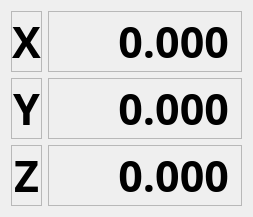
                  <widget class="QWidget" name="tab_8">
                   <attribute name="title">
                    <string>Relative</string>
                   </attribute>
                   <layout class="QVBoxLayout" name="verticalLayout_13">
                    <item>
                     <layout class="QVBoxLayout" name="verticalLayout_22">
                      <item>
                       <layout class="QHBoxLayout" name="horizontalLayout_23">
                        <item>
                         <widget class="QLabel" name="label_3">
                          <property name="font">
                           <font>
                            <family>Noto Sans</family>
                            <pointsize>32</pointsize>
                            <weight>75</weight>
                            <bold>true</bold>
                           </font>
                          </property>
                          <property name="frameShape">
                           <enum>QFrame::StyledPanel</enum>
                          </property>
                          <property name="frameShadow">
                           <enum>QFrame::Sunken</enum>
                          </property>
                          <property name="lineWidth">
                           <number>3</number>
                          </property>
                          <property name="text">
                           <string>X</string>
                          </property>
                          <property name="alignment">
                           <set>Qt::AlignCenter</set>
                          </property>
                         </widget>
                        </item>
                        <item>
                         <widget class="DROLabel" name="drolabel_10">
                          <property name="font">
                           <font>
                            <family>Noto Sans</family>
                            <pointsize>32</pointsize>
                            <weight>75</weight>
                            <bold>true</bold>
                           </font>
                          </property>
                          <property name="frameShape">
                           <enum>QFrame::StyledPanel</enum>
                          </property>
                          <property name="frameShadow">
                           <enum>QFrame::Sunken</enum>
                          </property>
                          <property name="lineWidth">
                           <number>3</number>
                          </property>
                          <property name="midLineWidth">
                           <number>0</number>
                          </property>
                          <property name="text">
                           <string>     0.000</string>
                          </property>
                          <property name="alignment">
                           <set>Qt::AlignRight|Qt::AlignTrailing|Qt::AlignVCenter</set>
                          </property>
                          <property name="referenceType" stdset="0">
                           <number>1</number>
                          </property>
                          <property name="axisNumber" stdset="0">
                           <number>0</number>
                          </property>
                          <property name="inchFormat" stdset="0">
                           <string>%9.4f</string>
                          </property>
                          <property name="millimeterFormat" stdset="0">
                           <string>%10.3f</string>
                          </property>
                          <property name="degreeFormat" stdset="0">
                           <string>%10.2f</string>
                          </property>
                          <property name="latheMode" stdset="0">
                           <number>0</number>
                          </property>
                         </widget>
                        </item>
                       </layout>
                      </item>
                      <item>
                       <layout class="QHBoxLayout" name="horizontalLayout_24">
                        <item>
                         <widget class="QLabel" name="label_5">
                          <property name="font">
                           <font>
                            <family>Noto Sans</family>
                            <pointsize>32</pointsize>
                            <weight>75</weight>
                            <bold>true</bold>
                           </font>
                          </property>
                          <property name="frameShape">
                           <enum>QFrame::StyledPanel</enum>
                          </property>
                          <property name="frameShadow">
                           <enum>QFrame::Sunken</enum>
                          </property>
                          <property name="lineWidth">
                           <number>3</number>
                          </property>
                          <property name="text">
                           <string>Y</string>
                          </property>
                          <property name="alignment">
                           <set>Qt::AlignCenter</set>
                          </property>
                         </widget>
                        </item>
                        <item>
                         <widget class="DROLabel" name="drolabel_15">
                          <property name="font">
                           <font>
                            <family>Noto Sans</family>
                            <pointsize>32</pointsize>
                            <weight>75</weight>
                            <bold>true</bold>
                           </font>
                          </property>
                          <property name="frameShape">
                           <enum>QFrame::StyledPanel</enum>
                          </property>
                          <property name="frameShadow">
                           <enum>QFrame::Sunken</enum>
                          </property>
                          <property name="lineWidth">
                           <number>3</number>
                          </property>
                          <property name="midLineWidth">
                           <number>0</number>
                          </property>
                          <property name="text">
                           <string>     0.000</string>
                          </property>
                          <property name="alignment">
                           <set>Qt::AlignRight|Qt::AlignTrailing|Qt::AlignVCenter</set>
                          </property>
                          <property name="referenceType" stdset="0">
                           <number>1</number>
                          </property>
                          <property name="axisNumber" stdset="0">
                           <number>1</number>
                          </property>
                          <property name="inchFormat" stdset="0">
                           <string>%9.4f</string>
                          </property>
                          <property name="millimeterFormat" stdset="0">
                           <string>%10.3f</string>
                          </property>
                          <property name="degreeFormat" stdset="0">
                           <string>%10.2f</string>
                          </property>
                          <property name="latheMode" stdset="0">
                           <number>0</number>
                          </property>
                         </widget>
                        </item>
                       </layout>
                      </item>
                      <item>
                       <layout class="QHBoxLayout" name="horizontalLayout_25">
                        <item>
                         <widget class="QLabel" name="label_6">
                          <property name="font">
                           <font>
                            <family>Noto Sans</family>
                            <pointsize>32</pointsize>
                            <weight>75</weight>
                            <bold>true</bold>
                           </font>
                          </property>
                          <property name="frameShape">
                           <enum>QFrame::StyledPanel</enum>
                          </property>
                          <property name="frameShadow">
                           <enum>QFrame::Sunken</enum>
                          </property>
                          <property name="lineWidth">
                           <number>3</number>
                          </property>
                          <property name="text">
                           <string>Z</string>
                          </property>
                          <property name="alignment">
                           <set>Qt::AlignCenter</set>
                          </property>
                         </widget>
                        </item>
                        <item>
                         <widget class="DROLabel" name="drolabel_16">
                          <property name="font">
                           <font>
                            <family>Noto Sans</family>
                            <pointsize>32</pointsize>
                            <weight>75</weight>
                            <bold>true</bold>
                           </font>
                          </property>
                          <property name="frameShape">
                           <enum>QFrame::StyledPanel</enum>
                          </property>
                          <property name="frameShadow">
                           <enum>QFrame::Sunken</enum>
                          </property>
                          <property name="lineWidth">
                           <number>3</number>
                          </property>
                          <property name="midLineWidth">
                           <number>0</number>
                          </property>
                          <property name="text">
                           <string>     0.000</string>
                          </property>
                          <property name="alignment">
                           <set>Qt::AlignRight|Qt::AlignTrailing|Qt::AlignVCenter</set>
                          </property>
                          <property name="referenceType" stdset="0">
                           <number>1</number>
                          </property>
                          <property name="axisNumber" stdset="0">
                           <number>2</number>
                          </property>
                          <property name="inchFormat" stdset="0">
                           <string>%9.4f</string>
                          </property>
                          <property name="millimeterFormat" stdset="0">
                           <string>%10.3f</string>
                          </property>
                          <property name="degreeFormat" stdset="0">
                           <string>%10.2f</string>
                          </property>
                          <property name="latheMode" stdset="0">
                           <number>0</number>
                          </property>
                         </widget>
                        </item>
                       </layout>
                      </item>
                     </layout>
                    </item>
                   </layout>
                  </widget>
